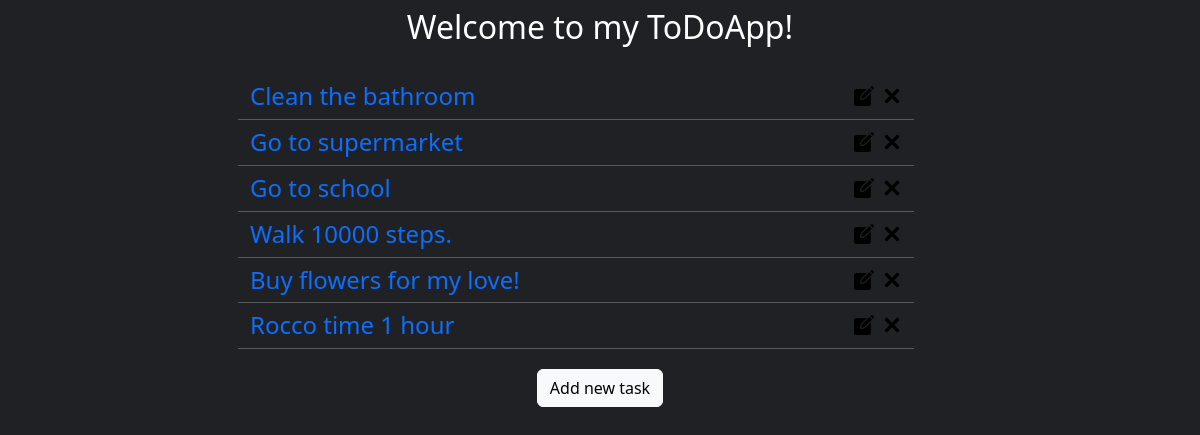
/tasks, run on an earlier commit of the app's database.
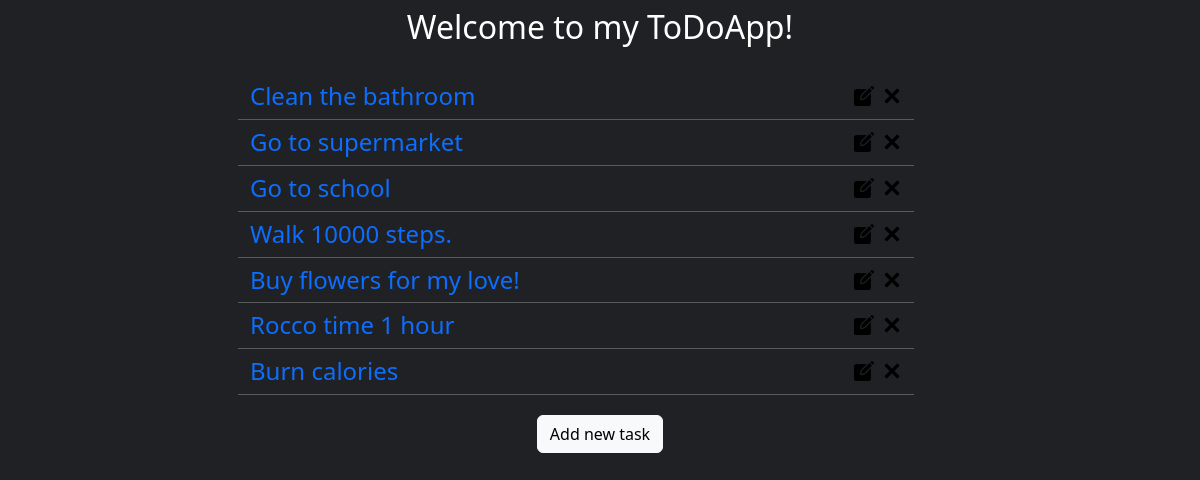
And on a later commit of the database.
### toDoIt/models.py (models this page shows, shortened)
class Task(models.Model):
    title = models.CharField(max_length=100)
    description = models.TextField(max_length=500)
    active = models.BooleanField(default=True)
    class Meta:
        verbose_name = ("Task")
        verbose_name_plural = ("Tasks")

### toDoIt/views.py (the view)
# urls.py: path('tasks', views.index, name='tasks'),
def index(request):
    tasks = Task.objects.all()
    return render(request, "toDoIt/index.html", {'tasks':tasks})

### toDoIt/templates/toDoIt/index.html
{% extends 'base.html' %}
{% load static %}
{% block css %}
<link rel="stylesheet" href="{% static 'toDoIt/index.css' %}">
{% endblock css %}
{% block content %}
<div class="row mt-2">
    <div class="d-flex justify-content-center">
        <h2>Welcome to my ToDoApp!</h2>
    </div>
    <div class="row mt-4">
        <div class="d-flex justify-content-center">
            <div class="row row-width m-0">
                {% for task in tasks %}
                <div class="row">
                    <div class="col">
                            <a href="{% url 'task-detail' task.pk %}"><h4 class="py-1 m-0">{{task.title}}</h4></a>
                    </div>
                    <div class="col">
                        <div class="d-flex justify-content-end">
                            <a href="{% url 'task-update' task.pk %}"><img src="static/edit.png" alt="Edit icon" class="mt-2 me-2 icon"></a>
                            <a href="{% url 'task-delete' task.pk %}"><img src="static/close.svg" alt="Close icon" class="mt-2 icon"></a>
                        </div>
                    </div>
                    <hr class="my-1">
                </div>
                {% endfor %}
            </div>
        </div>
    </div>
</div>
<div class="d-flex justify-content-center mt-3">
    <a class="btn btn-light" href="{% url 'task-create' %}">Add new task</a>
</div>
{% endblock content %}

What changed in the data, as far as the page shows it:
added Task: title "Burn calories"
